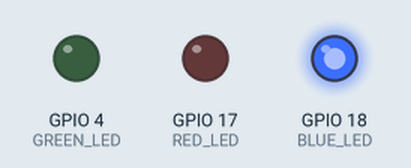
This program was run on a simulated Raspberry Pi (BCM pin numbers). Parts: output pins drawn as LEDs (lit = HIGH).

Above: at 1.0 s.
At 3.0 s:
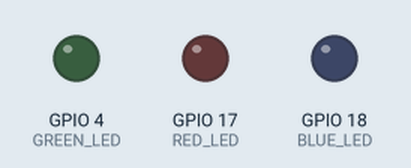
Timing chart, 0 to 5.2 s (numbered marks = the images above):
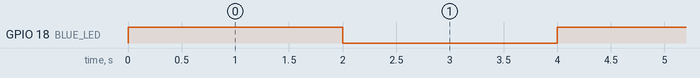

The program:

blinkled.py
```python
#!/usr/bin/env python
# -*- coding: utf-8 -*-

import RPi.GPIO as GPIO
import time

DEBUG = 1


GPIO.setmode(GPIO.BCM)
GREEN_LED = 4
RED_LED = 17
BLUE_LED = 18
GPIO.setup(GREEN_LED, GPIO.OUT)
GPIO.setup(RED_LED, GPIO.OUT)
GPIO.setup(BLUE_LED, GPIO.OUT)

try:
    while True:
        GPIO.output(BLUE_LED, True)
        time.sleep(2)
        GPIO.output(BLUE_LED, False)
        time.sleep(2)
except KeyboardInterrupt:
    GPIO.cleanup()
```

Measured:
- by itself, GPIO 18 (BLUE_LED): alternates HIGH for 2.0 s and LOW for 2.0 s
